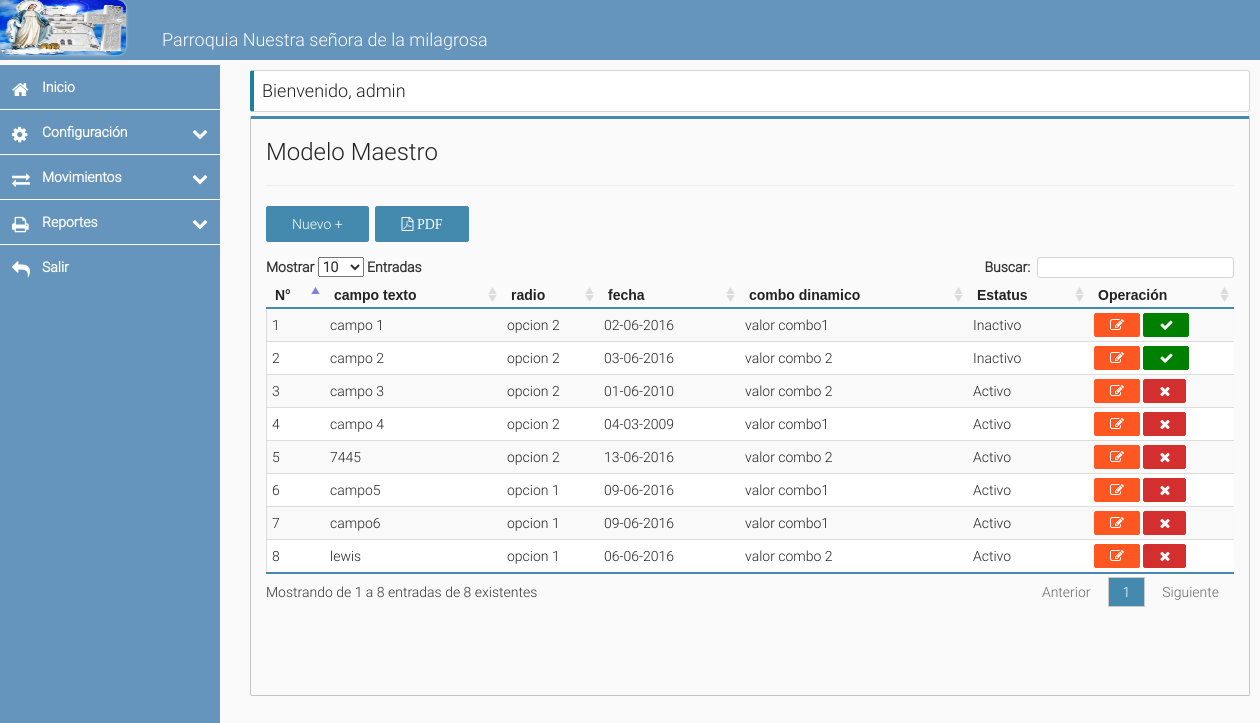
/vista/v_intranet.php?accion=modeloprogramacion (signed in), run on the app's committed database.
### tables this page shows
CREATE TABLE `tmodelo` (
  `id` int(11) NOT NULL auto_increment,
  `des` varchar(30) NOT NULL,
  `tipo` date NOT NULL,
  `nro` char(10) NOT NULL,
  `id_com` int(11) NOT NULL,
  `est` tinyint(1) NOT NULL,
  PRIMARY KEY  (`id`)
);

CREATE TABLE `tmodelocombo` (
  `id_com` int(11) NOT NULL auto_increment,
  `des` varchar(20) NOT NULL,
  `id` int(11) NOT NULL,
  `est` tinyint(1) NOT NULL,
  PRIMARY KEY  (`id_com`)
);

### modelo/m_conexion.php (called while the page is built, shortened)
<?php
	class bd{
		public $consulta,$conexion;
		function __construct(){
			$this->conexion = mysql_connect('localhost','root','1234');
			if(mysql_select_db("feligres",$this->conexion)) return true; else die('error en la conexion');
		}
		public function ejecutar($sql){
			return $this->consulta = mysql_query($sql);
		}
		function row(){
			return mysql_fetch_array($this->consulta);
		}
   	 	public function cambiarFecha($row,$formato){
     	 	$date =  date_create($row);
     	 	return date_format($date,$formato);
    	}
	}
 ?>

### modelo/configuracion/m_maestro.php (called while the page is built, shortened)
<?php
	@include_once ('../../modelo/m_conexion.php');
	@include_once('../modelo/m_conexion.php');
	class Modelomaestro extends bd{
		public function consulta($tabla){
			 $sql ="SELECT a.id,a.id_com,a.des,a.nro,a.tipo,b.des combo,a.est FROM $tabla a INNER JOIN tmodelocombo b ON a.id_com=b.id_com";
			return parent::ejecutar($sql);
		}
	}
 ?>

### vista/configuracion/v_modeloprogramacion.php (the view, shortened to what this page needs)
<?php
	include_once ('../modelo/configuracion/m_maestro.php');
	$obj_bd = new Modelomaestro;
	$tablabd = "tmodelo";
	$url_control =  "../control/configuracion/c_maestro.php";
	$url_reporte = "../control/controlreporte/c_reportemodelom.php";
 ?>
<div class="col-sm-2 col-md-3 col-xs-3 content">
	<form action="" method="POST" id="formulario">
			<h3 >Modelo Maestro</h3><hr>
			<div>
				<input type="button" class=" btn-normal-azul" name="nuevo" id="nuevo" value="Nuevo +">&nbsp;
				<button type="button" class=" btn-normal-azul" name="reporte" id="reporte"  onclick="envio_reporte('<?php echo $url_reporte; ?>')" ><i class="fa fa-file-pdf-o"> PDF</i></button>
			</div>
				<div  id="conten_tabla" class="content-tabla">
					<table class="cell-border compact hover stripe " id="filtro">
						<thead>
							<tr>
								<td class="negrita-suave">N°</td>
								<td class="negrita-suave">campo texto</td>
								<td class="negrita-suave" width="10%">radio</td>
								<td class="negrita-suave">fecha</td>
								<td class="negrita-suave">combo dinamico</td>
								<td class="negrita-suave">Estatus</td>
								<td class="negrita-suave" width="15%">Operación</td>
							</tr>
						</thead>
						<tbody>
							<?php
								$c = 1;
								$obj_bd->consulta($tablabd);
							 	while($row = $obj_bd->row()){
							 		if($row['est']==1) $est='Activo';else{$est='Inactivo';}
							 		if($row[3]==1){$radio="opcion 1 ";}else{$radio="opcion 2";}
							 		$fecha = $obj_bd->cambiarfecha($row[4],'d-m-Y');
							?>
							<tr>
								<td><?php echo $c;?></td>
								<td><?php echo $row[2]; ?></td>
								<td><?php echo $radio; ?></td>
								<td><?php echo $fecha; ?></td>
								<td><?php echo $row[5]; ?></td>
								<td><?php echo $est; ?></td>
								<td id="boton_mda">
									<button type="button" onclick="modificar(<?php echo $row[0];?>,'<?php echo $url_control;?>')" id="mod" class="btn-peq-suceso mod" name="mod"  ><i class="fa fa-edit"></button></i>
									<?php if($row[6]==1){?>
										<button type="button" class="btn-peq-alerta" id="des" value="Desactivar" onclick="des_act(this.value,'<?php echo $url_control; ?>','<?php echo $row[0] ?>','Estas seguro de Desactivar este registro?')"><i class="fa fa-close"></i></button>
									<?php }else{ ?>
										<button type="button" class="btn-peq-alerta verde" value="Activar" id="act"  onclick="des_act(this.value,'<?php echo $url_control; ?>','<?php echo $row[0] ?>','Estas seguro de Activar este registro?')"><i class="fa fa-check"></i></button>
									<?php }?>
								</td>
						  	</tr>
							<?php  $c++;}?>
						</tbody>
					</table>
				</div>
	</form>
</div>

### vista/v_intranet.php (shortened to what this page needs)
<?php session_start(); error_reporting(0);
	if(isset($_SESSION['nivel'])){
		if($_SESSION['nivel']){
?>
<!DOCTYPE html>
<html>
<head>
	<link rel="stylesheet" type="text/css" href="../css/bootstrap/css/bootstrap.css">
	<link rel="stylesheet" type="text/css" href="../css/style.css">
	<link rel="stylesheet" type="text/css" href="../css/estilo.css">
	<link rel="stylesheet" type="text/css" href="../css//font-awesome/css/font-awesome.css">
	<link rel="stylesheet" type="text/css" href="../css//datatables/media/css/jquery.dataTables.css">
	<link rel="stylesheet" type="text/css" href="../css//datepicker/css/datepicker.css">
	</head>
<body>
	<header>
		<img  src="../css/img/logoo.jpg" class="img-logo "/>
		<h4 class="text-logo">Parroquia Nuestra señora de la milagrosa</h4>
	</header>
		<div class="bienvenida-msj" id="msj-bienv"><h4>Bienvenido, <?php  if(isset($_SESSION['usu'])) echo $_SESSION['usu'];?></h4></div>
	<div class=" conten-menu fija"><?php include_once('v_menu.php');?></div>
		<?php
			if( is_file("configuracion/v_{$_GET['accion']}.php") ){
				include_once("configuracion/v_{$_GET['accion']}.php");
			}else if(is_file("movimientos/v_{$_GET['accion']}.php")){
				include_once("movimientos/v_{$_GET['accion']}.php");
			}else if(is_file("reportes/v_{$_GET['accion']}.php")){
				include_once("reportes/v_{$_GET['accion']}.php");
			}else if(is_file("ayuda/v_{$_GET['accion']}.php")){
				include_once("ayuda/v_{$_GET['accion']}.php");
			}else{
				include_once("v_intranet.php");
			}
		?>
</body>
</html>
<?php
}
	}else{
		header('location: ../vista/v_acceso.php');
	}
?>

### vista/v_menu.php (shortened to what this page needs)
<?php @session_start();
	switch ($_SESSION['nivel']) {
		case 'Administrador':
			echo '<ul id="accordion" class="accordion">
			<li ><div class="link" id="inicio"><i class="fa fa-home"></i><a href="?accion=inicio" style="color:#fff; text-decoration:none;">Inicio</a><i class=""></i></div></li>
					<li>
						<div class="link"><i class="fa fa-cog"></i>Configuración<i class="fa fa-chevron-down"></i></div>
					</li>
					<li>
						<div class="link"><i class="fa fa-exchange"></i>Movimientos<i class="fa fa-chevron-down"></i></div>
					</li>
					<li>
						<div class="link"><i class="fa fa-print"></i>Reportes<i class="fa fa-chevron-down"></i></div>
					</li>
					<li><div class="link"><i class="fa fa-mail-reply"></i><a data-toggle="modal" href="#ventana1" style="color:#fff; text-decoration:none;" >Salir</a><i class=""></i></div>
					</li>
				</ul>';
		break;
	}
?>

### css/style.css (style rules this page uses)
* { margin: 0; padding: 0; -webkit-box-sizing: border-box; -moz-box-sizing: border-box; box-sizing: border-box; }
ul { list-style-type: none; }
a { color: #fff; text-decoration: none; }
.accordion { width: 100%; max-width: 220px; background: #6595BC; -webkit-border-radius: 1px; -moz-border-radius: 1px; border-radius: 0px; z-index: 999; }
.accordion .link { cursor: pointer; display: block; padding: 15px 15px 15px 42px; color: #fff; font-size: 14px; font-weight: 700; border-bottom: 1px solid #fff; position: relative; -webkit-transition: all 0.4s ease; -o-transition: all 0.4s ease; transition: all 0.4s ease; }
.accordion li:last-child .link { border-bottom: 0; }
.accordion li i { position: absolute; top: 16px; left: 12px; font-size: 18px; color: #fff; -webkit-transition: all 0.4s ease; -o-transition: all 0.4s ease; transition: all 0.4s ease; }
.accordion li i.fa-chevron-down { right: 12px; left: auto; font-size: 16px; }

### css/estilo.css (style rules this page uses)
html { background-size: 50%; background-repeat: no-repeat; background-position: 80% -200%;*/ }
body { background: #f9f9f9; color: #222; font-family: 'Roboto'; line-height: 1; padding-top: 0px; padding-bottom: 40px; min-height: 100%; width: 100%; }
.bienvenida-msj { position: relative; top: 10px; left:250px; width: 100%; max-width: 1000px; border: 1px solid #d4d4d4; border-radius: 3px; padding-left: 8px; border-left: 4px solid #1b809e; background: #fff; white-space: 0px; font-family: 'Roboto'; }
.fija { position: fixed; }
.conten-menu { width: 100%; max-width: 220px; position: absolute; top: 65px; height: 100%; min-height: 500px; background: #6595BC; }
.img-logo { width: 10%; height: 55px; border: 1px thin #d4d4d4; box-shadow: 0px 0px 3px 0px #d4d4d4; border-radius: 9px; }
header { width: 100%; max-width: 1700px; background: #6595BC; color: white; height: 60px; }
.text-logo { position: absolute; top: 20px; left: 9em; font-family: 'Roboto'; }
.content { position: relative; width: 100%; max-width: 1000px; top:1em; left: 250px; height: 580px; border: 1px solid #c4c4c4; border-radius: 2px; background: #FAFAFA; border-top:3px solid #448AAF; overflow: auto; }
.btn-normal-azul { padding: 10px 25px; font-family: helvetica; background: #448AAF; color: #fff; font-weight: 500; border:1px solid #448AAF; border-radius: 2px; outline: none; cursor: pointer; font-family: 'Roboto'; }
.content-tabla { margin-top: 0px; }
.negrita-suave { font-family: Arial; font-weight:600; }
.btn-peq-suceso { padding: 4px 15px; font-family: helvetica; background: #FF5722; color: #fff; font-weight: 500; border:1px solid #FF5722; border-radius: 2px; outline: none; cursor: pointer; }
.btn-peq-alerta { padding: 4px 15px; font-family: helvetica; background: #D32F2F; color: #fff; font-weight: 500; border:1px solid #D32F2F; border-radius: 2px; outline: none; cursor: pointer; }
.verde { background: green; color:#fff; border:1px solid green; }

### data on the page
tmodelo: des "campo 1", nro "opcion 2", tipo "02-06-2016", id_com.des "valor combo1", est "Inactivo"
tmodelo: des "campo 2", nro "opcion 2", tipo "03-06-2016", id_com.des "valor combo 2", est "Inactivo"
tmodelo: des "campo 3", nro "opcion 2", tipo "01-06-2010", id_com.des "valor combo 2", est "Activo"
tmodelo: des "campo 4", nro "opcion 2", tipo "04-03-2009", id_com.des "valor combo1", est "Activo"
tmodelo: des "7445", nro "opcion 2", tipo "13-06-2016", id_com.des "valor combo 2", est "Activo"
tmodelo: des "campo5", nro "opcion 1", tipo "09-06-2016", id_com.des "valor combo1", est "Activo"
tmodelo: des "campo6", nro "opcion 1", tipo "09-06-2016", id_com.des "valor combo1", est "Activo"
tmodelo: des "lewis", nro "opcion 1", tipo "06-06-2016", id_com.des "valor combo 2", est "Activo"

### other printed values
$_SESSION['usu'] "admin"
